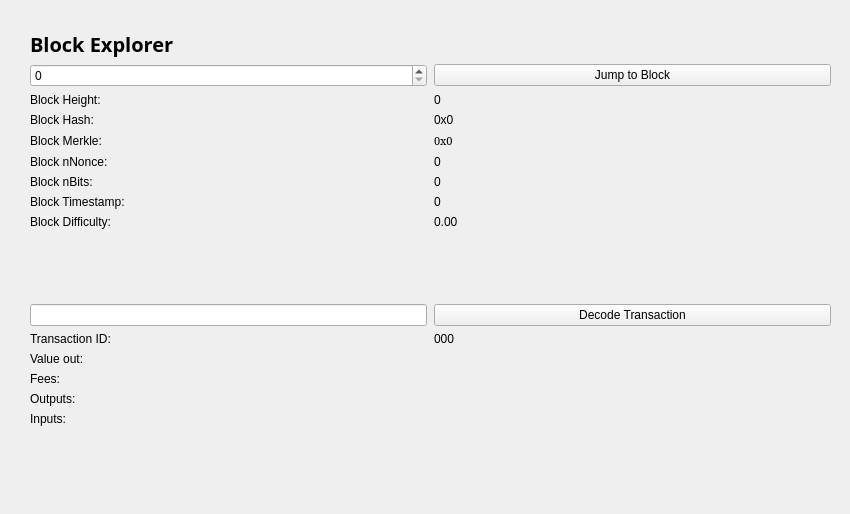
<?xml version="1.0" encoding="UTF-8"?>
<ui version="4.0">
 <class>BlockBrowser</class>
 <widget class="QWidget" name="BlockBrowser">
  <property name="windowModality">
   <enum>Qt::NonModal</enum>
  </property>
  <property name="enabled">
   <bool>true</bool>
  </property>
  <property name="geometry">
   <rect>
    <x>0</x>
    <y>0</y>
    <width>850</width>
    <height>514</height>
   </rect>
  </property>
  <property name="sizePolicy">
   <sizepolicy hsizetype="Expanding" vsizetype="Expanding">
    <horstretch>0</horstretch>
    <verstretch>0</verstretch>
   </sizepolicy>
  </property>
  <property name="minimumSize">
   <size>
    <width>0</width>
    <height>0</height>
   </size>
  </property>
  <property name="acceptDrops">
   <bool>false</bool>
  </property>
  <property name="windowTitle">
   <string>Form</string>
  </property>
  <layout class="QGridLayout">
   <property name="sizeConstraint">
    <enum>QLayout::SetMaximumSize</enum>
   </property>
   <property name="leftMargin">
    <number>21</number>
   </property>
   <property name="topMargin">
    <number>21</number>
   </property>
   <property name="rightMargin">
    <number>10</number>
   </property>
   <item row="1" column="0">
    <widget class="QWidget" name="widget" native="true">
     <property name="sizePolicy">
      <sizepolicy hsizetype="Expanding" vsizetype="Expanding">
       <horstretch>0</horstretch>
       <verstretch>0</verstretch>
      </sizepolicy>
     </property>
     <layout class="QGridLayout" name="gridLayout">
      <item row="0" column="0">
       <layout class="QHBoxLayout" name="horizontalLayout_4">
        <property name="spacing">
         <number>7</number>
        </property>
        <item>
         <widget class="QLabel" name="label_5">
          <property name="font">
           <font>
            <family>Open Sans,sans-serif</family>
           </font>
          </property>
          <property name="text">
           <string>&lt;html&gt;&lt;head/&gt;&lt;body&gt;&lt;p&gt;&lt;span style=&quot; font-size:20px; font-weight:600; color:#000000;&quot;&gt;Block Explorer &lt;/span&gt;&lt;/p&gt;&lt;/body&gt;&lt;/html&gt;</string>
          </property>
         </widget>
        </item>
        <item>
         <spacer name="horizontalSpacer_2">
          <property name="orientation">
           <enum>Qt::Horizontal</enum>
          </property>
          <property name="sizeHint" stdset="0">
           <size>
            <width>40</width>
            <height>20</height>
           </size>
          </property>
         </spacer>
        </item>
       </layout>
      </item>
      <item row="1" column="0">
       <layout class="QGridLayout" name="gridLayout_3" rowstretch="0,0,0,0,0,0,0,0,0,0,0,0,0,0,0,0,0,0,0" columnstretch="0,0">
        <property name="sizeConstraint">
         <enum>QLayout::SetDefaultConstraint</enum>
        </property>
        <property name="horizontalSpacing">
         <number>7</number>
        </property>
        <item row="18" column="0">
         <spacer name="verticalSpacer">
          <property name="orientation">
           <enum>Qt::Vertical</enum>
          </property>
          <property name="sizeHint" stdset="0">
           <size>
            <width>20</width>
            <height>40</height>
           </size>
          </property>
         </spacer>
        </item>
        <item row="12" column="1">
         <widget class="QPushButton" name="txButton">
          <property name="text">
           <string>Decode Transaction</string>
          </property>
         </widget>
        </item>
        <item row="17" column="0">
         <widget class="QLabel" name="inputLabel">
          <property name="text">
           <string>Inputs:</string>
          </property>
          <property name="alignment">
           <set>Qt::AlignLeading|Qt::AlignLeft|Qt::AlignTop</set>
          </property>
         </widget>
        </item>
        <item row="14" column="0">
         <widget class="QLabel" name="valueLabel">
          <property name="text">
           <string>Value out:</string>
          </property>
         </widget>
        </item>
        <item row="13" column="0">
         <widget class="QLabel" name="txLabel">
          <property name="text">
           <string>Transaction ID:</string>
          </property>
         </widget>
        </item>
        <item row="9" column="1">
         <widget class="QLabel" name="hardBox">
          <property name="text">
           <string>0.00</string>
          </property>
          <property name="textInteractionFlags">
           <set>Qt::LinksAccessibleByMouse|Qt::TextSelectableByMouse</set>
          </property>
         </widget>
        </item>
        <item row="13" column="1">
         <widget class="QLabel" name="txID">
          <property name="text">
           <string>000</string>
          </property>
          <property name="textInteractionFlags">
           <set>Qt::LinksAccessibleByMouse|Qt::TextSelectableByMouse</set>
          </property>
         </widget>
        </item>
        <item row="17" column="1">
         <widget class="QLabel" name="inputBox">
          <property name="text">
           <string/>
          </property>
          <property name="alignment">
           <set>Qt::AlignLeading|Qt::AlignLeft|Qt::AlignTop</set>
          </property>
          <property name="textInteractionFlags">
           <set>Qt::LinksAccessibleByMouse|Qt::TextSelectableByMouse</set>
          </property>
         </widget>
        </item>
        <item row="14" column="1">
         <widget class="QLabel" name="valueBox">
          <property name="text">
           <string/>
          </property>
          <property name="textInteractionFlags">
           <set>Qt::LinksAccessibleByMouse|Qt::TextSelectableByMouse</set>
          </property>
         </widget>
        </item>
        <item row="9" column="0">
         <widget class="QLabel" name="hardLabel">
          <property name="text">
           <string>Block Difficulty:</string>
          </property>
         </widget>
        </item>
        <item row="1" column="0">
         <widget class="QSpinBox" name="heightBox">
          <property name="sizePolicy">
           <sizepolicy hsizetype="Preferred" vsizetype="Fixed">
            <horstretch>0</horstretch>
            <verstretch>0</verstretch>
           </sizepolicy>
          </property>
          <property name="maximum">
           <number>99999999</number>
          </property>
         </widget>
        </item>
        <item row="3" column="0">
         <widget class="QLabel" name="heightLabel_2">
          <property name="text">
           <string>Block Height:</string>
          </property>
         </widget>
        </item>
        <item row="8" column="1">
         <widget class="QLabel" name="timeBox">
          <property name="text">
           <string>0</string>
          </property>
          <property name="textInteractionFlags">
           <set>Qt::LinksAccessibleByMouse|Qt::TextSelectableByMouse</set>
          </property>
         </widget>
        </item>
        <item row="1" column="1">
         <widget class="QPushButton" name="blockButton">
          <property name="text">
           <string>Jump to Block</string>
          </property>
         </widget>
        </item>
        <item row="5" column="0">
         <widget class="QLabel" name="merkleLabel">
          <property name="text">
           <string>Block Merkle:</string>
          </property>
         </widget>
        </item>
        <item row="4" column="0">
         <widget class="QLabel" name="hashLabel">
          <property name="text">
           <string>Block Hash:</string>
          </property>
         </widget>
        </item>
        <item row="15" column="1">
         <widget class="QLabel" name="feesBox">
          <property name="text">
           <string/>
          </property>
          <property name="textInteractionFlags">
           <set>Qt::LinksAccessibleByMouse|Qt::TextSelectableByMouse</set>
          </property>
         </widget>
        </item>
        <item row="3" column="1">
         <widget class="QLabel" name="heightLabel">
          <property name="text">
           <string>0</string>
          </property>
          <property name="textInteractionFlags">
           <set>Qt::LinksAccessibleByMouse|Qt::TextSelectableByMouse</set>
          </property>
         </widget>
        </item>
        <item row="15" column="0">
         <widget class="QLabel" name="feesLabel">
          <property name="text">
           <string>Fees:</string>
          </property>
         </widget>
        </item>
        <item row="7" column="0">
         <widget class="QLabel" name="bitsLabel">
          <property name="text">
           <string>Block nBits:</string>
          </property>
         </widget>
        </item>
        <item row="7" column="1">
         <widget class="QLabel" name="bitsBox">
          <property name="text">
           <string>0</string>
          </property>
          <property name="textInteractionFlags">
           <set>Qt::LinksAccessibleByMouse|Qt::TextSelectableByMouse</set>
          </property>
         </widget>
        </item>
        <item row="5" column="1">
         <widget class="QLabel" name="merkleBox">
          <property name="minimumSize">
           <size>
            <width>187</width>
            <height>0</height>
           </size>
          </property>
          <property name="font">
           <font>
            <family>MS Serif</family>
            <pointsize>8</pointsize>
           </font>
          </property>
          <property name="text">
           <string>0x0</string>
          </property>
          <property name="textFormat">
           <enum>Qt::AutoText</enum>
          </property>
          <property name="textInteractionFlags">
           <set>Qt::LinksAccessibleByMouse|Qt::TextSelectableByMouse</set>
          </property>
         </widget>
        </item>
        <item row="16" column="0">
         <widget class="QLabel" name="outputLabel">
          <property name="text">
           <string>Outputs:</string>
          </property>
          <property name="alignment">
           <set>Qt::AlignLeading|Qt::AlignLeft|Qt::AlignTop</set>
          </property>
         </widget>
        </item>
        <item row="16" column="1">
         <widget class="QLabel" name="outputBox">
          <property name="text">
           <string/>
          </property>
          <property name="alignment">
           <set>Qt::AlignLeading|Qt::AlignLeft|Qt::AlignTop</set>
          </property>
          <property name="textInteractionFlags">
           <set>Qt::LinksAccessibleByMouse|Qt::TextSelectableByMouse</set>
          </property>
         </widget>
        </item>
        <item row="6" column="0">
         <widget class="QLabel" name="nonceLabel">
          <property name="text">
           <string>Block nNonce:</string>
          </property>
         </widget>
        </item>
        <item row="6" column="1">
         <widget class="QLabel" name="nonceBox">
          <property name="text">
           <string>0</string>
          </property>
          <property name="textInteractionFlags">
           <set>Qt::LinksAccessibleByMouse|Qt::TextSelectableByMouse</set>
          </property>
         </widget>
        </item>
        <item row="8" column="0">
         <widget class="QLabel" name="timeLabel">
          <property name="text">
           <string>Block Timestamp:</string>
          </property>
         </widget>
        </item>
        <item row="4" column="1">
         <widget class="QLabel" name="hashBox">
          <property name="enabled">
           <bool>true</bool>
          </property>
          <property name="sizePolicy">
           <sizepolicy hsizetype="Preferred" vsizetype="Preferred">
            <horstretch>0</horstretch>
            <verstretch>0</verstretch>
           </sizepolicy>
          </property>
          <property name="minimumSize">
           <size>
            <width>0</width>
            <height>0</height>
           </size>
          </property>
          <property name="text">
           <string>0x0</string>
          </property>
          <property name="textInteractionFlags">
           <set>Qt::LinksAccessibleByMouse|Qt::TextSelectableByMouse</set>
          </property>
         </widget>
        </item>
        <item row="12" column="0">
         <widget class="QLineEdit" name="txBox">
          <property name="sizePolicy">
           <sizepolicy hsizetype="Preferred" vsizetype="Fixed">
            <horstretch>0</horstretch>
            <verstretch>0</verstretch>
           </sizepolicy>
          </property>
          <property name="inputMask">
           <string comment="Transaction id" extracomment="Transaction id"/>
          </property>
          <property name="placeholderText">
           <string comment="Transaction ID" extracomment="Transaction ID"/>
          </property>
         </widget>
        </item>
        <item row="11" column="0">
         <spacer name="verticalSpacer_2">
          <property name="orientation">
           <enum>Qt::Vertical</enum>
          </property>
          <property name="sizeHint" stdset="0">
           <size>
            <width>20</width>
            <height>40</height>
           </size>
          </property>
         </spacer>
        </item>
       </layout>
      </item>
     </layout>
    </widget>
   </item>
  </layout>
 </widget>
 <resources/>
 <connections/>
</ui>
